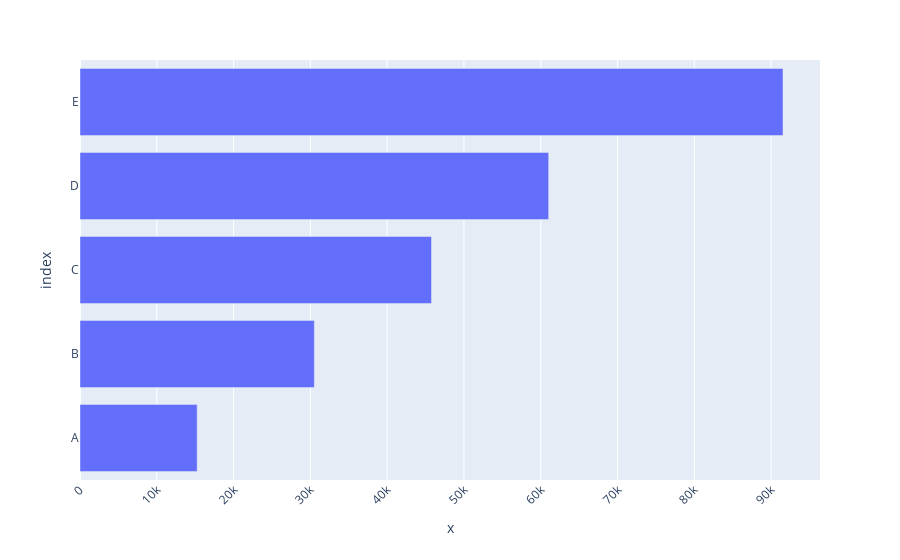

Notebook cell for this chart:
### Code cell
fig = px.bar(df, x=df['2017']*2, y=df.index)

fig.update_layout(xaxis_tickangle=-45)

fig.show()

### Figure 1 — Plotly figure (JSON) as saved in the notebook; plotly's stock layout.template omitted (floating-point values rounded to 4 significant figures)
{"data": [{"alignmentgroup": "True", "hovertemplate": "x=%{x}<br>index=%{y}<extra></extra>", "legendgroup": "", "marker": {"color": "#636efa"}, "name": "", "offsetgroup": "", "orientation": "h", "showlegend": false, "textposition": "auto", "type": "bar", "x": [15260.0, 30520.0, 45770.0, 61030.0, 91550.0], "xaxis": "x", "y": ["A", "B", "C", "D", "E"], "yaxis": "y"}], "layout": {"barmode": "relative", "legend": {"tracegroupgap": 0}, "margin": {"t": 60}, "xaxis": {"anchor": "y", "domain": [0, 1], "tickangle": -45, "title": {"text": "x"}}, "yaxis": {"anchor": "x", "domain": [0, 1], "title": {"text": "index"}}}}
